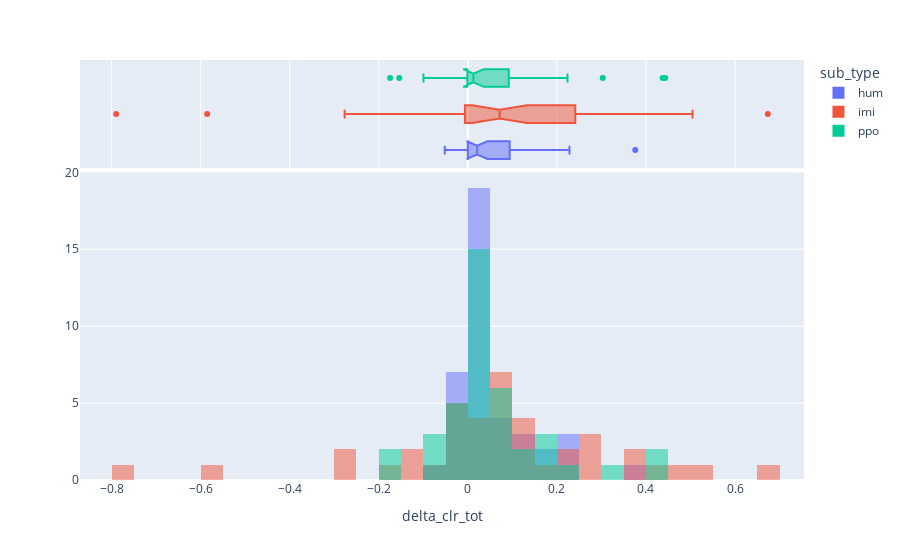

The notebook cell saved with this chart:
### Code cell
import plotly.express as px

px.histogram(data_frame=df_sub_type, x='delta_clr_tot', color='sub_type', barmode='overlay', histnorm='', nbins=40, marginal='box')

### Figure 1 — Plotly figure (JSON) as saved in the notebook; plotly's stock layout.template omitted (floating-point values rounded to 4 significant figures)
{"data": [{"bingroup": "x", "histnorm": "", "hovertemplate": "sub_type=hum<br>delta_clr_tot=%{x}<br>=%{y}<extra></extra>", "legendgroup": "hum", "marker": {"color": "#636efa", "opacity": 0.5, "pattern": {"shape": ""}}, "name": "hum", "nbinsx": 40, "orientation": "v", "showlegend": true, "type": "histogram", "x": [0.0163, 0.02857, 0.134, -0.002149, -0.05179, 0.0, 0.169, 0.0, 0.1786, 0.376, -0.03521, -0.03426, 0.2282, 0.0, 0.0, 0.1013, 0.0, 0.01647, 0.08453, 0.2246, -0.008135, 0.02263, 0.0, 0.007407, 0.06367, 0.09756, 0.02551, 0.1002, 0.0405, 0.09041, 0.005138, 0.02159, 0.04481, 0.02956, -0.02868, 0.2228, 0.009232, -0.001875, 0.02023, -0.02108], "xaxis": "x", "yaxis": "y"}, {"hovertemplate": "sub_type=hum<br>delta_clr_tot=%{x}<extra></extra>", "legendgroup": "hum", "marker": {"color": "#636efa"}, "name": "hum", "notched": true, "showlegend": false, "type": "box", "x": [0.0163, 0.02857, 0.134, -0.002149, -0.05179, 0.0, 0.169, 0.0, 0.1786, 0.376, -0.03521, -0.03426, 0.2282, 0.0, 0.0, 0.1013, 0.0, 0.01647, 0.08453, 0.2246, -0.008135, 0.02263, 0.0, 0.007407, 0.06367, 0.09756, 0.02551, 0.1002, 0.0405, 0.09041, 0.005138, 0.02159, 0.04481, 0.02956, -0.02868, 0.2228, 0.009232, -0.001875, 0.02023, -0.02108], "xaxis": "x2", "yaxis": "y2"}, {"bingroup": "x", "histnorm": "", "hovertemplate": "sub_type=imi<br>delta_clr_tot=%{x}<br>=%{y}<extra></extra>", "legendgroup": "imi", "marker": {"color": "#EF553B", "opacity": 0.5, "pattern": {"shape": ""}}, "name": "imi", "nbinsx": 40, "orientation": "v", "showlegend": true, "type": "histogram", "x": [0.03405, -0.0144, -0.001231, -0.137, 0.1218, 0.1381, 0.2849, -0.7896, 0.2485, 0.0, -0.2668, 0.4173, 0.2342, -0.5853, 0.118, 0.09992, 0.0, -0.0001826, 0.009757, -0.06505, -0.1679, 0.1323, 0.06278, -0.002318, 0.5046, 0.297, 0.6736, 0.183, 0.366, 0.09829, -0.2767, -0.01077, 0.0674, 0.07544, 0.2802, 0.06154, -0.1433, 0.491, 0.366, 0.09765], "xaxis": "x", "yaxis": "y"}, {"hovertemplate": "sub_type=imi<br>delta_clr_tot=%{x}<extra></extra>", "legendgroup": "imi", "marker": {"color": "#EF553B"}, "name": "imi", "notched": true, "showlegend": false, "type": "box", "x": [0.03405, -0.0144, -0.001231, -0.137, 0.1218, 0.1381, 0.2849, -0.7896, 0.2485, 0.0, -0.2668, 0.4173, 0.2342, -0.5853, 0.118, 0.09992, 0.0, -0.0001826, 0.009757, -0.06505, -0.1679, 0.1323, 0.06278, -0.002318, 0.5046, 0.297, 0.6736, 0.183, 0.366, 0.09829, -0.2767, -0.01077, 0.0674, 0.07544, 0.2802, 0.06154, -0.1433, 0.491, 0.366, 0.09765], "xaxis": "x2", "yaxis": "y2"}, {"bingroup": "x", "histnorm": "", "hovertemplate": "sub_type=ppo<br>delta_clr_tot=%{x}<br>=%{y}<extra></extra>", "legendgroup": "ppo", "marker": {"color": "#00cc96", "opacity": 0.5, "pattern": {"shape": ""}}, "name": "ppo", "nbinsx": 40, "orientation": "v", "showlegend": true, "type": "histogram", "x": [0.0, 0.02158, 0.3029, 0.009346, 0.2238, 0.1478, 0.04455, 0.0, 0.0609, -0.003676, 0.09492, 0.06441, 0.1722, 0.0, 0.0, 0.01718, 0.0, -0.002994, 0.08896, -0.1745, 0.002994, -0.0997, 0.0, 0.01587, 0.4432, 0.03963, 0.1227, 0.0, 0.001309, 0.1737, 0.0516, -0.001972, -0.0497, -0.03958, -0.1538, -0.09383, 0.4374, 0.1647, -0.08118, 0.05736], "xaxis": "x", "yaxis": "y"}, {"hovertemplate": "sub_type=ppo<br>delta_clr_tot=%{x}<extra></extra>", "legendgroup": "ppo", "marker": {"color": "#00cc96"}, "name": "ppo", "notched": true, "showlegend": false, "type": "box", "x": [0.0, 0.02158, 0.3029, 0.009346, 0.2238, 0.1478, 0.04455, 0.0, 0.0609, -0.003676, 0.09492, 0.06441, 0.1722, 0.0, 0.0, 0.01718, 0.0, -0.002994, 0.08896, -0.1745, 0.002994, -0.0997, 0.0, 0.01587, 0.4432, 0.03963, 0.1227, 0.0, 0.001309, 0.1737, 0.0516, -0.001972, -0.0497, -0.03958, -0.1538, -0.09383, 0.4374, 0.1647, -0.08118, 0.05736], "xaxis": "x2", "yaxis": "y2"}], "layout": {"barmode": "overlay", "legend": {"title": {"text": "sub_type"}, "tracegroupgap": 0}, "margin": {"t": 60}, "xaxis": {"anchor": "y", "domain": [0, 1], "title": {"text": "delta_clr_tot"}}, "xaxis2": {"anchor": "y2", "domain": [0, 1], "matches": "x", "showgrid": true, "showticklabels": false}, "yaxis": {"anchor": "x", "domain": [0, 0.7326], "title": {"text": ""}}, "yaxis2": {"anchor": "x2", "domain": [0.7426, 1], "matches": "y2", "showgrid": false, "showline": false, "showticklabels": false, "ticks": ""}}}
